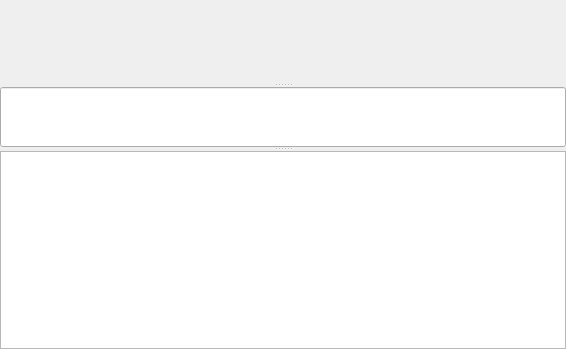
<?xml version="1.0" encoding="UTF-8"?>
<ui version="4.0">
 <class>DetailWidgetClass</class>
 <widget class="QWidget" name="DetailWidgetClass">
  <property name="geometry">
   <rect>
    <x>0</x>
    <y>0</y>
    <width>566</width>
    <height>349</height>
   </rect>
  </property>
  <property name="windowTitle">
   <string>DetailWidget</string>
  </property>
  <layout class="QHBoxLayout" name="horizontalLayout">
   <property name="margin">
    <number>0</number>
   </property>
   <item>
    <widget class="QSplitter" name="splitter">
     <property name="orientation">
      <enum>Qt::Vertical</enum>
     </property>
     <widget class="WordDisplayer" name="wordDisplayer" native="true">
      <property name="sizePolicy">
       <sizepolicy hsizetype="Expanding" vsizetype="Preferred">
        <horstretch>0</horstretch>
        <verstretch>0</verstretch>
       </sizepolicy>
      </property>
      <property name="minimumSize">
       <size>
        <width>0</width>
        <height>80</height>
       </size>
      </property>
      <property name="readOnly" stdset="0">
       <bool>true</bool>
      </property>
      <property name="acceptRichText" stdset="0">
       <bool>false</bool>
      </property>
     </widget>
     <widget class="QLineEdit" name="lineEditChinese">
      <property name="sizePolicy">
       <sizepolicy hsizetype="Expanding" vsizetype="Expanding">
        <horstretch>0</horstretch>
        <verstretch>0</verstretch>
       </sizepolicy>
      </property>
      <property name="minimumSize">
       <size>
        <width>0</width>
        <height>60</height>
       </size>
      </property>
      <property name="font">
       <font>
        <family>宋体</family>
        <pointsize>20</pointsize>
        <weight>75</weight>
        <bold>true</bold>
       </font>
      </property>
     </widget>
     <widget class="QTextEdit" name="textEditNote"/>
    </widget>
   </item>
  </layout>
 </widget>
 <layoutdefault spacing="6" margin="11"/>
 <customwidgets>
  <customwidget>
   <class>WordDisplayer</class>
   <extends>QWidget</extends>
   <header>worddisplayer.h</header>
  </customwidget>
 </customwidgets>
 <resources/>
 <connections/>
</ui>
